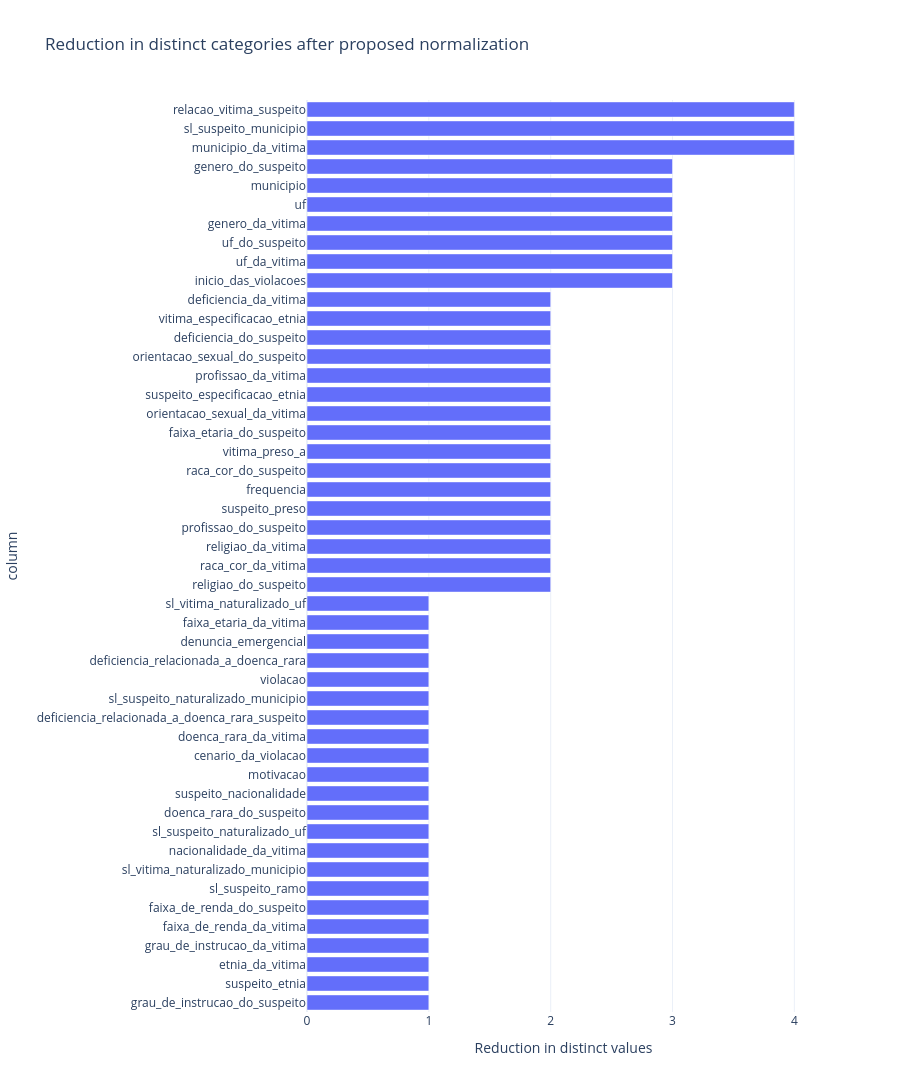

Notebook source saved alongside this figure:
### Markdown cell above
## 2.16 Before-versus-proposed comparison

This comparison quantifies the effect of standardization without asserting that every proposed change is substantively correct.

### Code cell
if df is not None:
    comparison_rows = []
    for column in df.columns:
        before_unique = int(df[column].nunique(dropna=True))
        after_unique = int(df_proposed[column].nunique(dropna=True)) if column in df_proposed else before_unique
        before_missing = int(df[column].isna().sum())
        after_missing = int(df_proposed[column].isna().sum())
        comparison_rows.append({
            "column": column, "unique_before": before_unique, "unique_after": after_unique,
            "unique_reduction": before_unique - after_unique,
            "missing_before": before_missing, "missing_after": after_missing,
            "semantic_missing_converted": after_missing - before_missing
        })
    before_after = pd.DataFrame(comparison_rows).sort_values(
        ["semantic_missing_converted", "unique_reduction"], ascending=False
    )
    display(before_after)

    chart_data = before_after[before_after["unique_reduction"] > 0].sort_values("unique_reduction")
    if not chart_data.empty:
        fig = px.bar(
            chart_data, x="unique_reduction", y="column", orientation="h",
            title="Reduction in distinct categories after proposed normalization",
            labels={"unique_reduction": "Reduction in distinct values"}
        )
        fig.update_layout(template="plotly_white", height=max(450, len(chart_data)*28))
        fig.show()

### Figure 1 — Plotly figure (JSON) as saved in the notebook; plotly's stock layout.template omitted (floating-point values rounded to 4 significant figures)
{"data": [{"hovertemplate": "Reduction in distinct values=%{x}<br>column=%{y}<extra></extra>", "legendgroup": "", "marker": {"color": "#636efa", "pattern": {"shape": ""}}, "name": "", "orientation": "h", "showlegend": false, "textposition": "auto", "type": "bar", "x": [1, 1, 1, 1, 1, 1, 1, 1, 1, 1, 1, 1, 1, 1, 1, 1, 1, 1, 1, 1, 1, 1, 2, 2, 2, 2, 2, 2, 2, 2, 2, 2, 2, 2, 2, 2, 2, 2, 3, 3, 3, 3, 3, 3, 3, 4, 4, 4], "xaxis": "x", "y": ["grau_de_instrucao_do_suspeito", "suspeito_etnia", "etnia_da_vitima", "grau_de_instrucao_da_vitima", "faixa_de_renda_da_vitima", "faixa_de_renda_do_suspeito", "sl_suspeito_ramo", "sl_vitima_naturalizado_municipio", "nacionalidade_da_vitima", "sl_suspeito_naturalizado_uf", "doenca_rara_do_suspeito", "suspeito_nacionalidade", "motivacao", "cenario_da_violacao", "doenca_rara_da_vitima", "deficiencia_relacionada_a_doenca_rara_suspeito", "sl_suspeito_naturalizado_municipio", "violacao", "deficiencia_relacionada_a_doenca_rara", "denuncia_emergencial", "faixa_etaria_da_vitima", "sl_vitima_naturalizado_uf", "religiao_do_suspeito", "raca_cor_da_vitima", "religiao_da_vitima", "profissao_do_suspeito", "suspeito_preso", "frequencia", "raca_cor_do_suspeito", "vitima_preso_a", "faixa_etaria_do_suspeito", "orientacao_sexual_da_vitima", "suspeito_especificacao_etnia", "profissao_da_vitima", "orientacao_sexual_do_suspeito", "deficiencia_do_suspeito", "vitima_especificacao_etnia", "deficiencia_da_vitima", "inicio_das_violacoes", "uf_da_vitima", "uf_do_suspeito", "genero_da_vitima", "uf", "municipio", "genero_do_suspeito", "municipio_da_vitima", "sl_suspeito_municipio", "relacao_vitima_suspeito"], "yaxis": "y"}], "layout": {"barmode": "relative", "height": 1344, "legend": {"tracegroupgap": 0}, "title": {"text": "Reduction in distinct categories after proposed normalization"}, "xaxis": {"anchor": "y", "domain": [0, 1], "title": {"text": "Reduction in distinct values"}}, "yaxis": {"anchor": "x", "domain": [0, 1], "title": {"text": "column"}}}}
